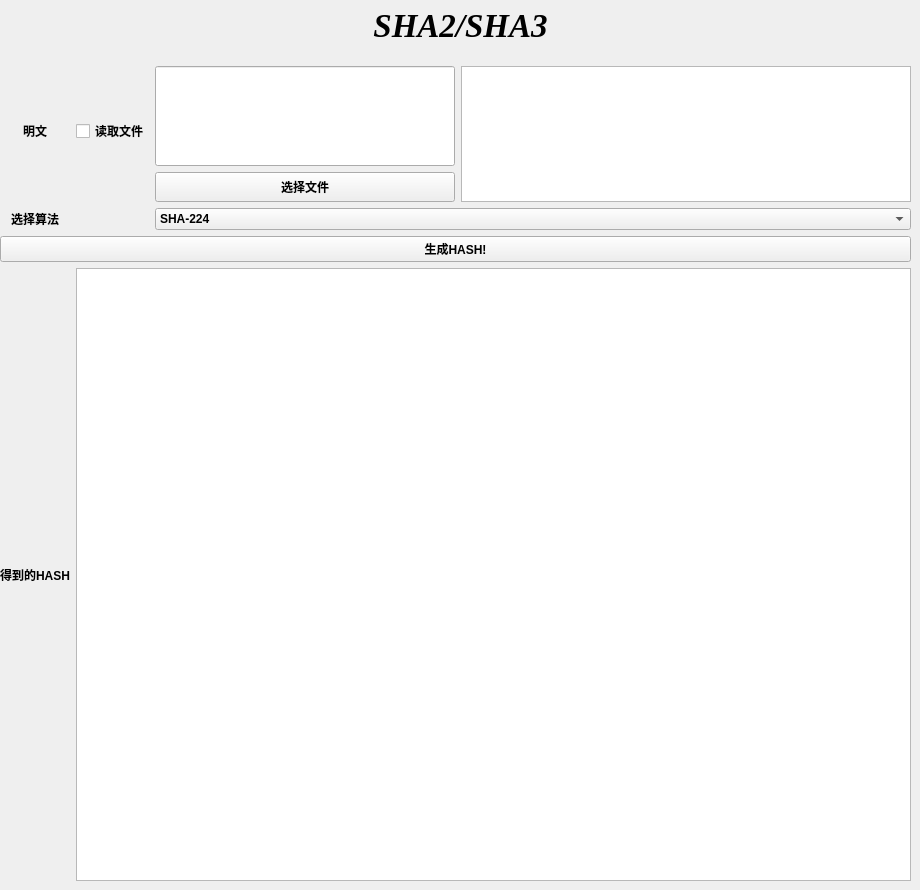
    <widget class="QWidget" name="page_36">
     <widget class="QLabel" name="label_114">
      <property name="geometry">
       <rect>
        <x>300</x>
        <y>0</y>
        <width>321</width>
        <height>51</height>
       </rect>
      </property>
      <property name="font">
       <font>
        <family>Times New Roman</family>
        <pointsize>25</pointsize>
        <weight>75</weight>
        <italic>true</italic>
        <bold>true</bold>
        <underline>false</underline>
       </font>
      </property>
      <property name="cursor">
       <cursorShape>UpArrowCursor</cursorShape>
      </property>
      <property name="text">
       <string>SHA2/SHA3</string>
      </property>
      <property name="alignment">
       <set>Qt::AlignCenter</set>
      </property>
     </widget>
     <widget class="QWidget" name="gridLayoutWidget_24">
      <property name="geometry">
       <rect>
        <x>0</x>
        <y>60</y>
        <width>911</width>
        <height>821</height>
       </rect>
      </property>
      <property name="font">
       <font>
        <weight>75</weight>
        <bold>true</bold>
       </font>
      </property>
      <layout class="QGridLayout" name="gridLayout_26">
       <item row="1" column="3" rowspan="2">
        <widget class="QPlainTextEdit" name="plainTextEdit_43">
         <property name="maximumSize">
          <size>
           <width>16777215</width>
           <height>300</height>
          </size>
         </property>
         <property name="font">
          <font>
           <weight>75</weight>
           <bold>true</bold>
          </font>
         </property>
        </widget>
       </item>
       <item row="4" column="0">
        <widget class="QLabel" name="label_132">
         <property name="maximumSize">
          <size>
           <width>300</width>
           <height>16777215</height>
          </size>
         </property>
         <property name="font">
          <font>
           <weight>75</weight>
           <bold>true</bold>
          </font>
         </property>
         <property name="text">
          <string>选择算法</string>
         </property>
         <property name="alignment">
          <set>Qt::AlignCenter</set>
         </property>
        </widget>
       </item>
       <item row="6" column="0">
        <widget class="QLabel" name="label_135">
         <property name="font">
          <font>
           <weight>75</weight>
           <bold>true</bold>
          </font>
         </property>
         <property name="text">
          <string>得到的HASH</string>
         </property>
         <property name="alignment">
          <set>Qt::AlignCenter</set>
         </property>
        </widget>
       </item>
       <item row="6" column="1" colspan="3">
        <widget class="QTextEdit" name="textEdit_34">
         <property name="font">
          <font>
           <weight>75</weight>
           <bold>true</bold>
          </font>
         </property>
        </widget>
       </item>
       <item row="2" column="2">
        <widget class="QPushButton" name="pushButton_89">
         <property name="maximumSize">
          <size>
           <width>300</width>
           <height>30</height>
          </size>
         </property>
         <property name="font">
          <font>
           <weight>75</weight>
           <bold>true</bold>
          </font>
         </property>
         <property name="layoutDirection">
          <enum>Qt::LeftToRight</enum>
         </property>
         <property name="text">
          <string>选择文件</string>
         </property>
         <property name="checkable">
          <bool>false</bool>
         </property>
        </widget>
       </item>
       <item row="1" column="2">
        <widget class="QLineEdit" name="lineEdit_36">
         <property name="maximumSize">
          <size>
           <width>300</width>
           <height>100</height>
          </size>
         </property>
         <property name="font">
          <font>
           <weight>75</weight>
           <bold>true</bold>
          </font>
         </property>
        </widget>
       </item>
       <item row="5" column="0" colspan="4">
        <widget class="QPushButton" name="pushButton_90">
         <property name="font">
          <font>
           <weight>75</weight>
           <bold>true</bold>
          </font>
         </property>
         <property name="text">
          <string>生成HASH!</string>
         </property>
        </widget>
       </item>
       <item row="4" column="2" colspan="2">
        <widget class="QComboBox" name="comboBox_8">
         <item>
          <property name="text">
           <string>SHA-224</string>
          </property>
         </item>
         <item>
          <property name="text">
           <string>SHA-256</string>
          </property>
         </item>
         <item>
          <property name="text">
           <string>SHA-384</string>
          </property>
         </item>
         <item>
          <property name="text">
           <string>SHA-512</string>
          </property>
         </item>
         <item>
          <property name="text">
           <string>SHA3-224</string>
          </property>
         </item>
         <item>
          <property name="text">
           <string>SHA3-256</string>
          </property>
         </item>
         <item>
          <property name="text">
           <string>SHA3-384</string>
          </property>
         </item>
         <item>
          <property name="text">
           <string>SHA3-512</string>
          </property>
         </item>
        </widget>
       </item>
       <item row="0" column="1" rowspan="3">
        <widget class="QCheckBox" name="checkBox_33">
         <property name="font">
          <font>
           <weight>75</weight>
           <bold>true</bold>
          </font>
         </property>
         <property name="text">
          <string>读取文件</string>
         </property>
        </widget>
       </item>
       <item row="0" column="0" rowspan="3">
        <widget class="QLabel" name="label_134">
         <property name="font">
          <font>
           <weight>75</weight>
           <bold>true</bold>
          </font>
         </property>
         <property name="text">
          <string>明文</string>
         </property>
         <property name="alignment">
          <set>Qt::AlignCenter</set>
         </property>
        </widget>
       </item>
      </layout>
     </widget>
    </widget>
